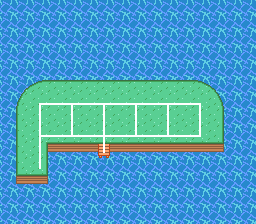

Rendered tile map (Tiled .tmx) drawn with the repository's tilesets; below, a short description and the full map source, tile grids included:
An orthogonal 16x14 tile map with 16x16 px tiles, 2 tile layers (Background, Paths), 3 tilesets and 44 objects.

<map version="1.4" tiledversion="1.4.0" orientation="orthogonal" renderorder="right-down" compressionlevel="0" width="16" height="14" tilewidth="16" tileheight="16" infinite="0" nextlayerid="9" nextobjectid="58">
 <tileset firstgid="1" source="tiles/Background.tsx" />
 <tileset firstgid="65" source="tiles/Path.tsx" />
 <tileset firstgid="129" source="tiles/Sprites.tsx" />
 <layer id="5" name="Background" width="16" height="14">
  <properties>
   <property name="Graphics" value="OWGrassy" />
   <property name="Palettes" value="OWGrassy" />
   <property name="SpriteGraphics" value="OWGreenery OWStone" />
  </properties>
  <data encoding="csv">
29,29,29,29,29,29,29,29,29,29,29,29,29,29,29,29,
29,29,29,29,29,29,29,29,29,29,29,29,29,29,29,29,
29,29,29,29,29,29,29,29,29,29,29,29,29,29,29,29,
29,29,29,29,29,29,29,29,29,29,29,29,29,29,29,29,
29,29,29,29,29,29,29,29,29,29,29,29,29,29,29,29,
29,20,21,2,2,2,2,2,2,2,2,2,22,23,29,29,
29,28,10,10,10,10,10,10,10,10,10,10,10,31,29,29,
29,9,10,10,10,10,10,10,10,10,10,10,10,11,29,29,
29,9,4,18,18,18,18,18,18,18,18,18,18,19,29,29,
29,9,11,26,26,26,30,26,26,26,26,26,26,27,29,29,
29,17,19,29,29,29,29,29,29,29,29,29,29,29,29,29,
29,25,27,29,29,29,29,29,29,29,29,29,29,29,29,29,
29,29,29,29,29,29,29,29,29,29,29,29,29,29,29,29,
29,29,29,29,29,29,29,29,29,29,29,29,29,29,29,29
</data>
 </layer>
 <layer id="6" name="Paths" width="16" height="14">
  <data encoding="csv">
0,0,0,0,0,0,0,0,0,0,0,0,0,0,0,0,
0,0,0,0,0,0,0,0,0,0,0,0,0,0,0,0,
0,0,0,0,0,0,0,0,0,0,0,0,0,0,0,0,
0,0,0,0,0,0,0,0,0,0,0,0,0,0,0,0,
0,0,0,0,0,0,0,0,0,0,0,0,0,0,0,0,
0,0,0,0,0,0,0,0,0,0,0,0,0,0,0,0,
0,0,69,66,74,66,74,66,74,66,74,66,70,0,0,0,
0,0,65,0,65,0,65,0,65,0,65,0,65,0,0,0,
0,0,76,66,75,66,67,66,75,66,75,66,78,0,0,0,
0,0,65,0,0,0,71,0,0,0,0,0,0,0,0,0,
0,0,71,0,0,0,0,0,0,0,0,0,0,0,0,0,
0,0,0,0,0,0,0,0,0,0,0,0,0,0,0,0,
0,0,0,0,0,0,0,0,0,0,0,0,0,0,0,0,
0,0,0,0,0,0,0,0,0,0,0,0,0,0,0,0
</data>
 </layer>
 <objectgroup id="8" name="Level markers">
  <object id="37" gid="138" x="32" y="144" width="16" height="16">
   <properties>
    <property name="Directions" value="RDU" />
    <property name="Level" value="firstlevel" />
    <property name="Slot" type="int" value="1" />
   </properties>
  </object>
  <object id="38" gid="138" x="64" y="144" width="16" height="16">
   <properties>
    <property name="Directions" value="LUR" />
    <property name="Level" value="secondlevel" />
    <property name="Slot" type="int" value="2" />
   </properties>
  </object>
  <object id="39" gid="138" x="96" y="144" width="16" height="16">
   <properties>
    <property name="Directions" value="LURD" />
    <property name="Level" value="thirdlevel" />
    <property name="Slot" type="int" value="3" />
   </properties>
  </object>
  <object id="40" gid="138" x="160" y="144" width="16" height="16">
   <properties>
    <property name="Directions" value="LUR" />
    <property name="Level" value="demo" />
    <property name="Slot" type="int" value="5" />
   </properties>
  </object>
  <object id="41" gid="138" x="192" y="144" width="16" height="16">
   <properties>
    <property name="Directions" value="LU" />
    <property name="Level" value="woodtest" />
    <property name="Slot" type="int" value="6" />
   </properties>
  </object>
  <object id="42" gid="139" x="96" y="112" width="16" height="16">
   <properties>
    <property name="Directions" value="LRD" />
    <property name="Level" value="demolevel2" />
    <property name="Slot" type="int" value="10" />
   </properties>
  </object>
  <object id="43" gid="139" x="32" y="112" width="16" height="16">
   <properties>
    <property name="Directions" value="RD" />
    <property name="Level" value="lesson" />
    <property name="Slot" type="int" value="12" />
   </properties>
  </object>
  <object id="44" gid="139" x="64" y="112" width="16" height="16">
   <properties>
    <property name="Directions" value="LRD" />
    <property name="Level" value="demolevel" />
    <property name="Slot" type="int" value="11" />
   </properties>
  </object>
  <object id="49" gid="138" x="128" y="112" width="16" height="16">
   <properties>
    <property name="Directions" value="LRD" />
    <property name="Level" value="nesgrass1a" />
    <property name="Slot" type="int" value="9" />
   </properties>
  </object>
  <object id="50" gid="138" x="128" y="144" width="16" height="16">
   <properties>
    <property name="Directions" value="LUR" />
    <property name="Level" value="demolevel1" />
    <property name="Slot" type="int" value="4" />
   </properties>
  </object>
  <object id="54" gid="138" x="160" y="112" width="16" height="16">
   <properties>
    <property name="Directions" value="LRD" />
    <property name="Level" value="nesarrows" />
    <property name="Slot" type="int" value="8" />
   </properties>
  </object>
  <object id="55" gid="138" x="192" y="112" width="16" height="16">
   <properties>
    <property name="Directions" value="LD" />
    <property name="Level" value="nesfunkunderground" />
    <property name="Slot" type="int" value="7" />
   </properties>
  </object>
 </objectgroup>
 <objectgroup id="2" name="Sprites">
  <object id="1" gid="129" x="17" y="131" width="16" height="16" />
  <object id="2" gid="129" x="19" y="100" width="16" height="16" />
  <object id="6" gid="129" x="80" y="85" width="16" height="16" />
  <object id="7" gid="129" x="87" y="96" width="16" height="16" />
  <object id="8" gid="129" x="70" y="93" width="16" height="16" />
  <object id="9" gid="129" x="64" y="83" width="16" height="16" />
  <object id="10" gid="129" x="44" y="85" width="16" height="16" />
  <object id="11" gid="129" x="45" y="96" width="16" height="16" />
  <object id="12" gid="129" x="207" y="103" width="16" height="16" />
  <object id="16" gid="133" x="205" y="150" width="16" height="16" />
  <object id="17" gid="129" x="98" y="86" width="16" height="16" />
  <object id="18" gid="130" x="112" y="128" width="16" height="16" />
  <object id="19" gid="130" x="144" y="128" width="16" height="16" />
  <object id="20" gid="131" x="63" y="98" width="16" height="16" />
  <object id="21" gid="131" x="33" y="98" width="16" height="16" />
  <object id="22" gid="131" x="164" y="97" width="16" height="16" />
  <object id="24" gid="129" x="15" y="112" width="16" height="16" />
  <object id="25" gid="129" x="23" y="122" width="16" height="16" />
  <object id="26" gid="131" x="26" y="169" width="16" height="16" />
  <object id="27" gid="131" x="35" y="178" width="16" height="16">
   <properties>
    <property name="Priority" type="bool" value="true" />
   </properties>
  </object>
  <object id="28" gid="129" x="155" y="88" width="16" height="16" />
  <object id="29" gid="129" x="211" y="120" width="16" height="16" />
  <object id="30" gid="129" x="57" y="91" width="16" height="16" />
  <object id="31" gid="129" x="198" y="94" width="16" height="16" />
  <object id="32" gid="129" x="184" y="90" width="16" height="16" />
  <object id="33" gid="129" x="171" y="87" width="16" height="16" />
  <object id="34" gid="130" x="208" y="138" width="16" height="16" />
  <object id="51" gid="134" x="16" y="159" width="16" height="16" />
  <object id="52" gid="2147483782" x="19" y="144" width="16" height="16" />
  <object id="53" gid="134" x="114" y="97" width="16" height="16" />
  <object id="56" gid="134" x="130" y="97" width="16" height="16" />
  <object id="57" gid="131" x="142" y="95" width="16" height="16" />
 </objectgroup>
</map>